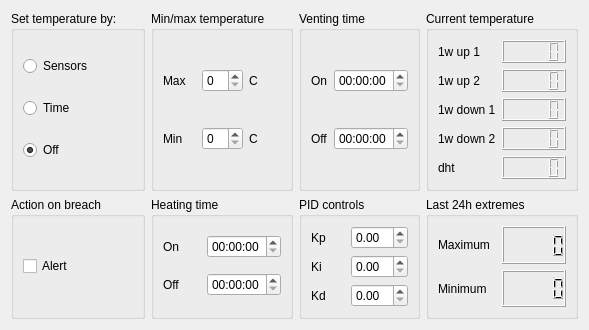
              <widget class="QWidget" name="tab_4">
               <attribute name="title">
                <string>Temperature</string>
               </attribute>
               <layout class="QHBoxLayout" name="horizontalLayout_9">
                <item>
                 <layout class="QGridLayout" name="gridLayout_8">
                  <item row="0" column="0">
                   <widget class="QGroupBox" name="groupBox_8">
                    <property name="title">
                     <string>Set temperature by:</string>
                    </property>
                    <layout class="QHBoxLayout" name="horizontalLayout_2">
                     <item>
                      <layout class="QVBoxLayout" name="verticalLayout_4">
                       <item>
                        <widget class="QRadioButton" name="temperature_trigers_sensors">
                         <property name="text">
                          <string>Sensors</string>
                         </property>
                        </widget>
                       </item>
                       <item>
                        <widget class="QRadioButton" name="temperature_trigers_time">
                         <property name="text">
                          <string>Time</string>
                         </property>
                        </widget>
                       </item>
                       <item>
                        <widget class="QRadioButton" name="temperature_trigers_off">
                         <property name="text">
                          <string>Off</string>
                         </property>
                         <property name="checked">
                          <bool>true</bool>
                         </property>
                        </widget>
                       </item>
                      </layout>
                     </item>
                    </layout>
                   </widget>
                  </item>
                  <item row="0" column="1">
                   <widget class="QGroupBox" name="groupBox_7">
                    <property name="title">
                     <string>Min/max temperature</string>
                    </property>
                    <layout class="QHBoxLayout" name="horizontalLayout_10">
                     <item>
                      <layout class="QGridLayout" name="gridLayout_9">
                       <item row="1" column="0">
                        <widget class="QLabel" name="label_11">
                         <property name="text">
                          <string>Min</string>
                         </property>
                        </widget>
                       </item>
                       <item row="0" column="0">
                        <widget class="QLabel" name="label_10">
                         <property name="text">
                          <string>Max</string>
                         </property>
                        </widget>
                       </item>
                       <item row="0" column="1">
                        <widget class="QSpinBox" name="temperature_temp_max"/>
                       </item>
                       <item row="1" column="1">
                        <widget class="QSpinBox" name="temperature_temp_min"/>
                       </item>
                       <item row="0" column="2">
                        <widget class="QLabel" name="label_12">
                         <property name="text">
                          <string>C</string>
                         </property>
                        </widget>
                       </item>
                       <item row="1" column="2">
                        <widget class="QLabel" name="label_13">
                         <property name="text">
                          <string>C</string>
                         </property>
                        </widget>
                       </item>
                      </layout>
                     </item>
                    </layout>
                   </widget>
                  </item>
                  <item row="3" column="1">
                   <widget class="QGroupBox" name="groupBox_9">
                    <property name="title">
                     <string>Heating time</string>
                    </property>
                    <layout class="QHBoxLayout" name="horizontalLayout_11">
                     <item>
                      <layout class="QGridLayout" name="gridLayout_10">
                       <item row="0" column="0">
                        <widget class="QLabel" name="label_14">
                         <property name="enabled">
                          <bool>true</bool>
                         </property>
                         <property name="text">
                          <string>On</string>
                         </property>
                        </widget>
                       </item>
                       <item row="1" column="0">
                        <widget class="QLabel" name="label_15">
                         <property name="enabled">
                          <bool>true</bool>
                         </property>
                         <property name="text">
                          <string>Off</string>
                         </property>
                        </widget>
                       </item>
                       <item row="0" column="1">
                        <widget class="QTimeEdit" name="temperature_time_heating_on">
                         <property name="enabled">
                          <bool>true</bool>
                         </property>
                        </widget>
                       </item>
                       <item row="1" column="1">
                        <widget class="QTimeEdit" name="temperature_time_heating_off">
                         <property name="enabled">
                          <bool>true</bool>
                         </property>
                        </widget>
                       </item>
                      </layout>
                     </item>
                    </layout>
                   </widget>
                  </item>
                  <item row="3" column="0">
                   <widget class="QGroupBox" name="groupBox_10">
                    <property name="title">
                     <string>Action on breach</string>
                    </property>
                    <layout class="QHBoxLayout" name="horizontalLayout_12">
                     <item>
                      <layout class="QVBoxLayout" name="verticalLayout_7">
                       <item>
                        <widget class="QCheckBox" name="temperature_bool_temp_alert">
                         <property name="text">
                          <string>Alert</string>
                         </property>
                        </widget>
                       </item>
                      </layout>
                     </item>
                    </layout>
                   </widget>
                  </item>
                  <item row="0" column="3">
                   <widget class="QGroupBox" name="groupBox_25">
                    <property name="sizePolicy">
                     <sizepolicy hsizetype="Minimum" vsizetype="Preferred">
                      <horstretch>0</horstretch>
                      <verstretch>0</verstretch>
                     </sizepolicy>
                    </property>
                    <property name="title">
                     <string>Current temperature</string>
                    </property>
                    <layout class="QHBoxLayout" name="horizontalLayout_33">
                     <item>
                      <layout class="QGridLayout" name="gridLayout_24">
                       <item row="1" column="0">
                        <widget class="QLabel" name="label_33">
                         <property name="text">
                          <string>1w up 2</string>
                         </property>
                        </widget>
                       </item>
                       <item row="2" column="1">
                        <widget class="QLCDNumber" name="temp_sensor_3_lcdNumber_14"/>
                       </item>
                       <item row="2" column="0">
                        <widget class="QLabel" name="label_43">
                         <property name="text">
                          <string>1w down 1</string>
                         </property>
                        </widget>
                       </item>
                       <item row="1" column="1">
                        <widget class="QLCDNumber" name="temp_sensor_2_lcdNumber_5"/>
                       </item>
                       <item row="3" column="0">
                        <widget class="QLabel" name="label_44">
                         <property name="text">
                          <string>1w down 2</string>
                         </property>
                        </widget>
                       </item>
                       <item row="0" column="1">
                        <widget class="QLCDNumber" name="temp_sensor_1_lcdNumber_4"/>
                       </item>
                       <item row="4" column="1">
                        <widget class="QLCDNumber" name="temp_sensor_outside_lcdNumber_6"/>
                       </item>
                       <item row="3" column="1">
                        <widget class="QLCDNumber" name="temp_sensor_4_lcdNumber_15"/>
                       </item>
                       <item row="0" column="0">
                        <widget class="QLabel" name="label_32">
                         <property name="text">
                          <string>1w up 1</string>
                         </property>
                        </widget>
                       </item>
                       <item row="4" column="0">
                        <widget class="QLabel" name="label_34">
                         <property name="text">
                          <string>dht</string>
                         </property>
                        </widget>
                       </item>
                      </layout>
                     </item>
                    </layout>
                   </widget>
                  </item>
                  <item row="3" column="2">
                   <widget class="QGroupBox" name="groupBox_34">
                    <property name="title">
                     <string>PID controls</string>
                    </property>
                    <layout class="QHBoxLayout" name="horizontalLayout_62">
                     <item>
                      <layout class="QGridLayout" name="gridLayout_13">
                       <item row="1" column="1">
                        <widget class="QDoubleSpinBox" name="doubleSpinBox_5">
                         <property name="enabled">
                          <bool>true</bool>
                         </property>
                        </widget>
                       </item>
                       <item row="2" column="1">
                        <widget class="QDoubleSpinBox" name="doubleSpinBox_6">
                         <property name="enabled">
                          <bool>true</bool>
                         </property>
                        </widget>
                       </item>
                       <item row="0" column="1">
                        <widget class="QDoubleSpinBox" name="doubleSpinBox_4">
                         <property name="enabled">
                          <bool>true</bool>
                         </property>
                        </widget>
                       </item>
                       <item row="0" column="0">
                        <widget class="QLabel" name="label_82">
                         <property name="enabled">
                          <bool>true</bool>
                         </property>
                         <property name="text">
                          <string>Kp</string>
                         </property>
                        </widget>
                       </item>
                       <item row="1" column="0">
                        <widget class="QLabel" name="label_83">
                         <property name="enabled">
                          <bool>true</bool>
                         </property>
                         <property name="text">
                          <string>Ki</string>
                         </property>
                        </widget>
                       </item>
                       <item row="2" column="0">
                        <widget class="QLabel" name="label_84">
                         <property name="enabled">
                          <bool>true</bool>
                         </property>
                         <property name="text">
                          <string>Kd</string>
                         </property>
                        </widget>
                       </item>
                      </layout>
                     </item>
                    </layout>
                   </widget>
                  </item>
                  <item row="0" column="2">
                   <widget class="QGroupBox" name="groupBox_6">
                    <property name="title">
                     <string>Venting time</string>
                    </property>
                    <layout class="QHBoxLayout" name="horizontalLayout_3">
                     <item>
                      <layout class="QGridLayout" name="gridLayout_3">
                       <item row="1" column="0">
                        <widget class="QLabel" name="label_58">
                         <property name="text">
                          <string>Off</string>
                         </property>
                        </widget>
                       </item>
                       <item row="0" column="0">
                        <widget class="QLabel" name="label_57">
                         <property name="text">
                          <string>On</string>
                         </property>
                        </widget>
                       </item>
                       <item row="0" column="1">
                        <widget class="QTimeEdit" name="temperature_time_venting_on"/>
                       </item>
                       <item row="1" column="1">
                        <widget class="QTimeEdit" name="temperature_time_venting_off"/>
                       </item>
                      </layout>
                     </item>
                    </layout>
                   </widget>
                  </item>
                  <item row="3" column="3">
                   <widget class="QGroupBox" name="groupBox_36">
                    <property name="title">
                     <string>Last 24h extremes</string>
                    </property>
                    <layout class="QHBoxLayout" name="horizontalLayout_65">
                     <item>
                      <layout class="QGridLayout" name="gridLayout_35">
                       <item row="0" column="0">
                        <widget class="QLabel" name="label_86">
                         <property name="text">
                          <string>Maximum</string>
                         </property>
                        </widget>
                       </item>
                       <item row="1" column="0">
                        <widget class="QLabel" name="label_87">
                         <property name="text">
                          <string>Minimum</string>
                         </property>
                        </widget>
                       </item>
                       <item row="0" column="1">
                        <widget class="QLCDNumber" name="lcdNumber_8"/>
                       </item>
                       <item row="1" column="1">
                        <widget class="QLCDNumber" name="lcdNumber_13"/>
                       </item>
                      </layout>
                     </item>
                    </layout>
                   </widget>
                  </item>
                 </layout>
                </item>
               </layout>
              </widget>
